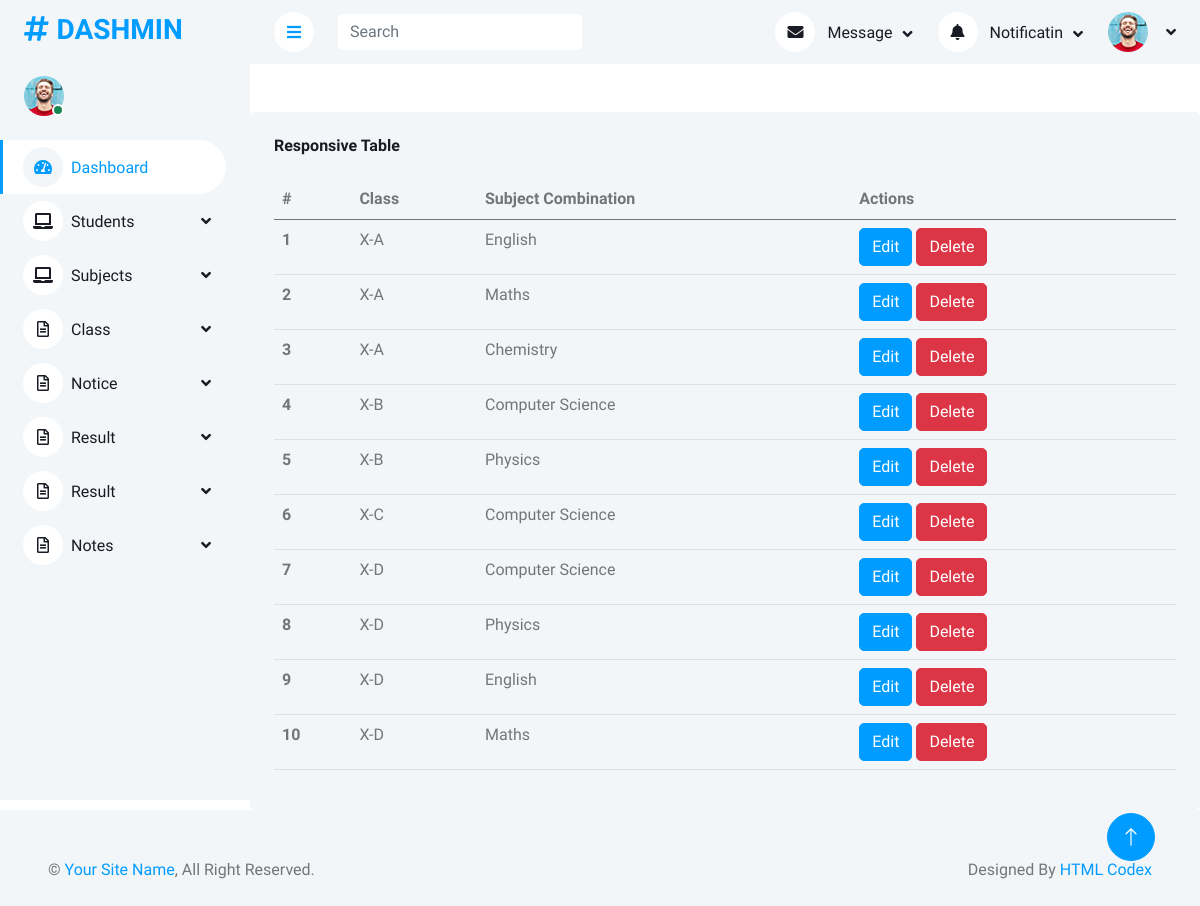
/manage/manage_subject_combination/, run on an earlier commit of the app's database.
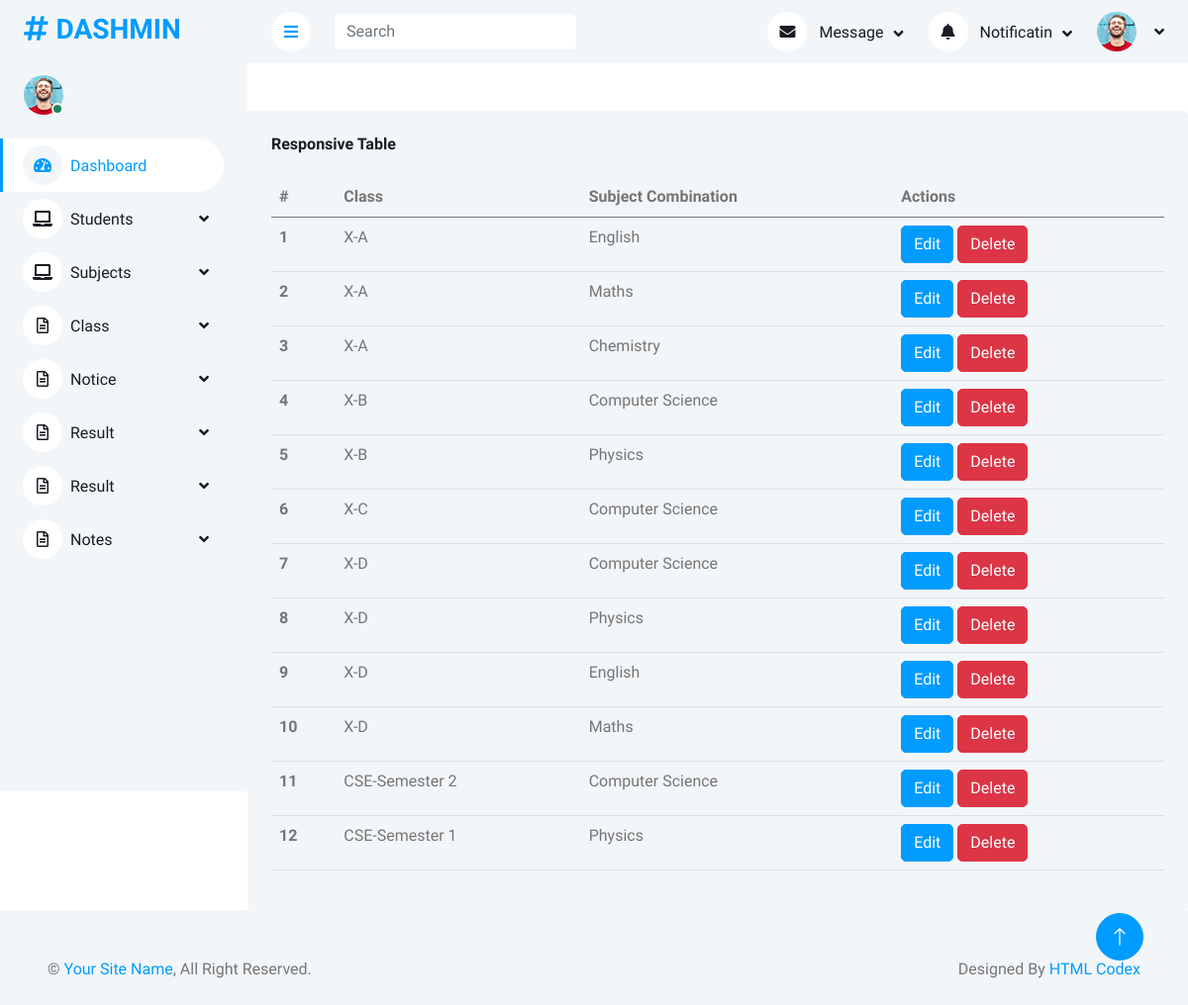
And on a later commit of the database.
### AdminApp/models.py (models this page shows, shortened)
class SubjectCombinationDb(models.Model):
    Class_Section=models.ForeignKey(ClassDb,on_delete=models.CASCADE,null=True,blank=True)
    Subject_Name=models.ForeignKey(SubjectDb,on_delete=models.CASCADE,null=True,blank=True)
    Created_At=models.DateTimeField(auto_now_add=True)
    Updated_At=models.DateTimeField(auto_now=True)

class ClassDb(models.Model):
    Class_Name=models.CharField(max_length=100,null=True,blank=True)
    Section=models.CharField(max_length=100,null=True,blank=True)
    Created_At=models.DateTimeField(auto_now_add=True)
    Updated_At=models.DateTimeField(auto_now=True)
    def __str__(self):
        return f"{self.Class_Name}-{self.Section}"

class SubjectDb(models.Model):
    Subject_Name=models.CharField(max_length=100,null=True,blank=True)
    Subject_Code=models.CharField(max_length=100,null=True,blank=True)
    Credit = models.IntegerField(null=True, blank=True)
    Created_At=models.DateTimeField(auto_now_add=True)
    Updated_At=models.DateTimeField(auto_now=True)
    def __str__(self):
        return self.Subject_Name

### AdminApp/views.py (the view)
# urls.py: path('manage_subject_combination/',views.manage_subject_combination,name='manage_subject_combination'),
def manage_subject_combination(request):
    data=SubjectCombinationDb.objects.all()
    return render(request,'Manage_Subject_Combination.html',{'data':data})

### AdminApp/templates/Manage_Subject_Combination.html (shortened to what this page needs)
<!DOCTYPE html>
{% extends 'Dashboard.html' %}
{% block content %}
<html lang="en">
<head>
</head>
<body>
    <div class="col-12 mt-5">
        <div class="bg-light rounded h-100 p-4">
            <h6 class="mb-4">Responsive Table</h6>
            <div class="table-responsive">
                <table class="table">
                    <thead>
                        <tr>
                            <th scope="col">#</th>
                            <th scope="col"> Class</th>
                            <th scope="col">Subject Combination</th>
                            <th scope="col">Actions</th>
                        </tr>
                    </thead>
                    <tbody>
                        {% for s in data %}
                        <tr>
                            <th scope="row">{{ forloop.counter }}</th>
                            <td>{{ s.Class_Section }}</td>
                            <td>{{ s.Subject_Name }}</td>
                            <td><a href="#" class="btn btn-primary">Edit</a>
                                <a href="{% url 'delete_subject_combination' s.id %}" class="btn btn-danger">Delete</td>
                        </tr>
                        {% endfor%}
                    </tbody>
                </table>
            </div>
        </div>
    </div>
</body>
</html>
{% endblock %}

### AdminApp/templates/Dashboard.html (shortened to what this page needs)
<!DOCTYPE html>
{% load static%}
<html lang="en">
<head>
    <link href="https://cdnjs.cloudflare.com/ajax/libs/font-awesome/5.10.0/css/all.min.css" rel="stylesheet">
    <link href="https://cdn.jsdelivr.net/npm/bootstrap-icons@1.4.1/font/bootstrap-icons.css" rel="stylesheet">
    <link href="{% static 'assets/lib/owlcarousel/assets/owl.carousel.min.css' %}" rel="stylesheet">
    <link href="lib/tempusdominus/css/tempusdominus-bootstrap-4.min.css" rel="stylesheet" />
    <link href="{% static 'assets/css/bootstrap.min.css' %}" rel="stylesheet">
    <link href="{% static 'assets/css/style.css' %}" rel="stylesheet">
</head>
<body>
    <div class="container-fluid position-relative bg-white d-flex p-0">
        <div class="sidebar pe-4 pb-3">
            <nav class="navbar bg-light navbar-light">
                <a href="index.html" class="navbar-brand mx-4 mb-3">
                    <h3 class="text-primary"><i class="fa fa-hashtag me-2"></i>DASHMIN</h3>
                </a>
                <div class="d-flex align-items-center ms-4 mb-4">
                    <div class="position-relative">
                        <img class="rounded-circle" src="{% static 'assets/img/user.jpg' %}" alt=""
                            style="width: 40px; height: 40px;">
                        <div
                            class="bg-success rounded-circle border border-2 border-white position-absolute end-0 bottom-0 p-1">
                        </div>
                    </div>
                </div>
                <div class="navbar-nav w-100">
                    <a href="{% url 'dashboard' %}" class="nav-item nav-link active"><i
                            class="fa fa-tachometer-alt me-2"></i>Dashboard</a>
                    <div class="nav-item dropdown">
                        <a href="#" class="nav-link dropdown-toggle" data-bs-toggle="dropdown"><i
                                class="fa fa-laptop me-2"></i>Students</a>
                    </div>
                    <div class="nav-item dropdown">
                        <a href="#" class="nav-link dropdown-toggle" data-bs-toggle="dropdown"><i
                                class="fa fa-laptop me-2"></i>Subjects</a>
                    </div>
                    <div class="nav-item dropdown">
                        <a href="#" class="nav-link dropdown-toggle" data-bs-toggle="dropdown"><i
                                class="far fa-file-alt me-2"></i>Class</a>
                    </div>
                    <div class="nav-item dropdown">
                        <a href="#" class="nav-link dropdown-toggle" data-bs-toggle="dropdown"><i
                                class="far fa-file-alt me-2"></i>Notice</a>
                    </div>
                    <div class="nav-item dropdown">
                        <a href="#" class="nav-link dropdown-toggle" data-bs-toggle="dropdown"><i
                                class="far fa-file-alt me-2"></i>Result</a>
                    </div>
                    <div class="nav-item dropdown">
                        <a href="#" class="nav-link dropdown-toggle" data-bs-toggle="dropdown"><i
                                class="far fa-file-alt me-2"></i>Result</a>
                    </div>
                    <div class="nav-item dropdown">
                        <a href="#" class="nav-link dropdown-toggle" data-bs-toggle="dropdown"><i
                                class="far fa-file-alt me-2"></i>Notes</a>
                    </div>
                </div>
            </nav>
        </div>
        <div class="content">
            <nav class="navbar navbar-expand bg-light navbar-light sticky-top px-4 py-0">
                <a href="#" class="sidebar-toggler flex-shrink-0">
                    <i class="fa fa-bars"></i>
                </a>
                <form class="d-none d-md-flex ms-4">
                    <input class="form-control border-0" type="search" placeholder="Search">
                </form>
                <div class="navbar-nav align-items-center ms-auto">
                    <div class="nav-item dropdown">
                        <a href="#" class="nav-link dropdown-toggle" data-bs-toggle="dropdown">
                            <i class="fa fa-envelope me-lg-2"></i>
                            <span class="d-none d-lg-inline-flex">Message</span>
                        </a>
                    </div>
                    <div class="nav-item dropdown">
                        <a href="#" class="nav-link dropdown-toggle" data-bs-toggle="dropdown">
                            <i class="fa fa-bell me-lg-2"></i>
                            <span class="d-none d-lg-inline-flex">Notificatin</span>
                        </a>
                    </div>
                    <div class="nav-item dropdown">
                        <a href="#" class="nav-link dropdown-toggle" data-bs-toggle="dropdown">
                            <img class="rounded-circle me-lg-2" src="img/user.jpg" alt=""
                                style="width: 40px; height: 40px;">
                        </a>
                    </div>
                </div>
            </nav>
            {% block content%}{% endblock %}
                </div>
            </div>
            <div class="container-fluid pt-4 px-4">
                <div class="bg-light rounded-top p-4">
                    <div class="row">
                        <div class="col-12 col-sm-6 text-center text-sm-start">
                            &copy; <a href="#">Your Site Name</a>, All Right Reserved.
                        </div>
                        <div class="col-12 col-sm-6 text-center text-sm-end">
                            Designed By <a href="https://htmlcodex.com">HTML Codex</a>
                        </div>
                    </div>
                </div>
            </div>
        <a href="#" class="btn btn-lg btn-primary btn-lg-square back-to-top"><i class="bi bi-arrow-up"></i></a>
</body>
</html>

### AdminApp/static/assets/css/style.css (style rules this page uses)
:root { --primary: #009CFF; --light: #F3F6F9; --dark: #191C24; }
.back-to-top { position: fixed; display: none; right: 45px; bottom: 45px; z-index: 99; }
.btn { transition: .5s; }
.btn.btn-primary { color: #FFFFFF; }
.btn-lg-square { width: 48px; height: 48px; }
.btn-square, .btn-sm-square, .btn-lg-square { padding: 0; display: inline-flex; align-items: center; justify-content: center; font-weight: normal; border-radius: 50px; }
.sidebar { position: fixed; top: 0; left: 0; bottom: 0; width: 250px; height: 100vh; overflow-y: auto; background: var(--light); transition: 0.5s; z-index: 999; }
.content { margin-left: 250px; min-height: 100vh; background: #FFFFFF; transition: 0.5s; }
@media (min-width: 992px) { .sidebar { margin-left: 0; } }
@media (min-width: 992px) { .content { width: calc(100% - 250px); } }
.sidebar .navbar .navbar-nav .nav-link { padding: 7px 20px; color: var(--dark); font-weight: 500; border-left: 3px solid var(--light); border-radius: 0 30px 30px 0; outline: none; }
.sidebar .navbar .navbar-nav .nav-link:hover, .sidebar .navbar .navbar-nav .nav-link.active { color: var(--primary); background: #FFFFFF; border-color: var(--primary); }
.sidebar .navbar .navbar-nav .nav-link i { width: 40px; height: 40px; display: inline-flex; align-items: center; justify-content: center; background: #FFFFFF; border-radius: 40px; }
.sidebar .navbar .navbar-nav .nav-link:hover i, .sidebar .navbar .navbar-nav .nav-link.active i { background: var(--light); }
.sidebar .navbar .dropdown-toggle::after { position: absolute; top: 15px; right: 15px; border: none; content: "\f107"; font-family: "Font Awesome 5 Free"; font-weight: 900; transition: .5s; }
.content .navbar .navbar-nav .nav-link { margin-left: 25px; padding: 12px 0; color: var(--dark); outline: none; }
.content .navbar .sidebar-toggler, .content .navbar .navbar-nav .nav-link i { width: 40px; height: 40px; display: inline-flex; align-items: center; justify-content: center; background: #FFFFFF; border-radius: 40px; }
.content .navbar .dropdown-toggle::after { margin-left: 6px; vertical-align: middle; border: none; content: "\f107"; font-family: "Font Awesome 5 Free"; font-weight: 900; transition: .5s; }

What changed in the data, as far as the page shows it:
added SubjectCombinationDb: Class_Section "CSE-Semester 2", Subject_Name "Computer Science"
added SubjectCombinationDb: Class_Section "CSE-Semester 1", Subject_Name "Physics"
